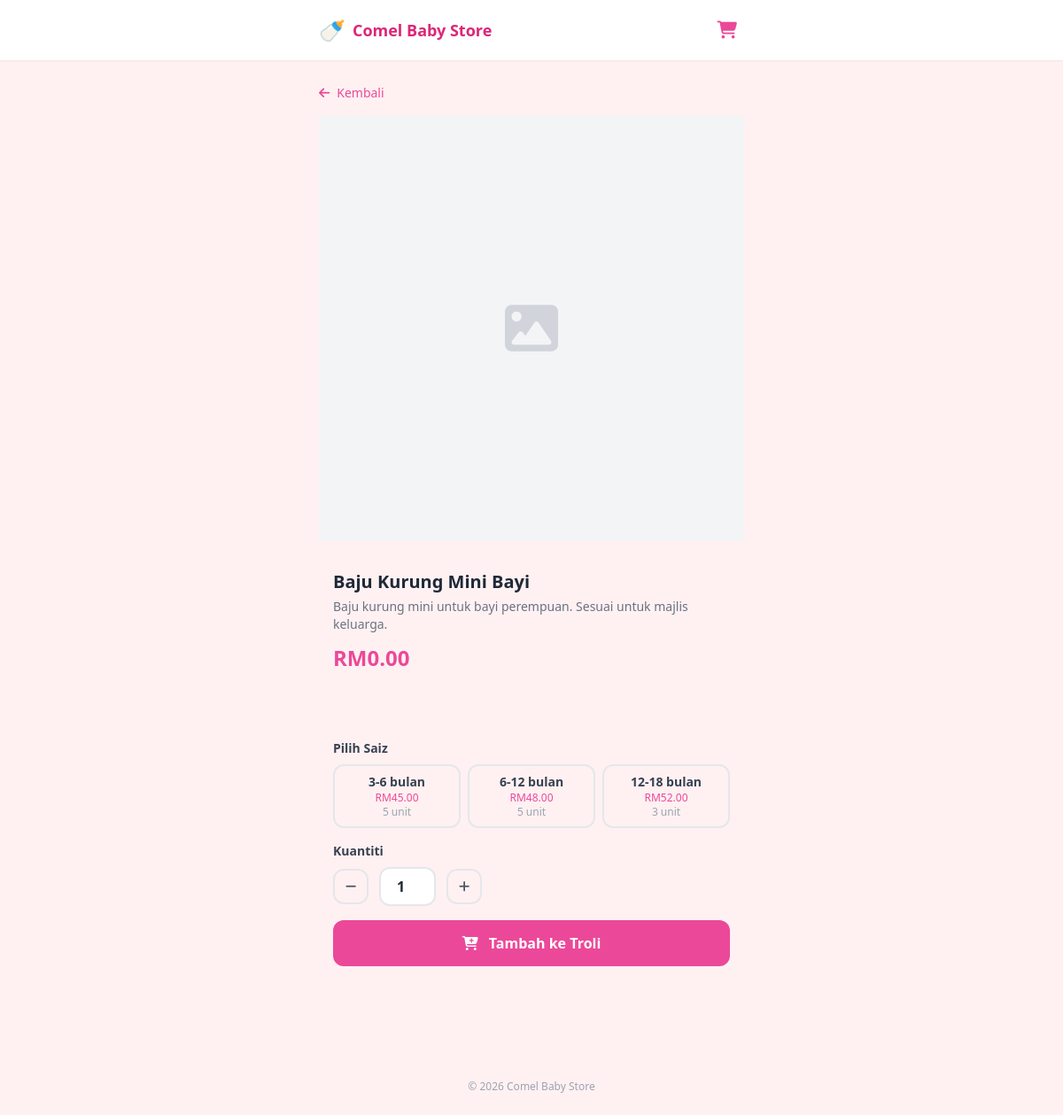
The app's page /product/3 with its own data.
### tables this page shows
CREATE TABLE IF NOT EXISTS `products` (
  `id`          INT(11) UNSIGNED NOT NULL AUTO_INCREMENT,
  `category_id` INT(11) UNSIGNED NOT NULL,
  `name`        VARCHAR(255) NOT NULL,
  `description` TEXT DEFAULT NULL,
  `image`       VARCHAR(255) DEFAULT NULL,
  `price`       DECIMAL(10,2) NOT NULL DEFAULT 0.00,
  `stock`       INT(11) NOT NULL DEFAULT 0,
  `deleted_at`  TIMESTAMP NULL DEFAULT NULL,
  `created_at`  TIMESTAMP NOT NULL DEFAULT CURRENT_TIMESTAMP,
  `updated_at`  TIMESTAMP NOT NULL DEFAULT CURRENT_TIMESTAMP ON UPDATE CURRENT_TIMESTAMP,
  PRIMARY KEY (`id`),
  KEY `idx_products_category` (`category_id`),
  KEY `idx_products_deleted`  (`deleted_at`),
  CONSTRAINT `fk_products_category`
    FOREIGN KEY (`category_id`) REFERENCES `categories` (`id`) ON DELETE RESTRICT ON UPDATE CASCADE
);

CREATE TABLE IF NOT EXISTS `product_sizes` (
  `id`         INT(11) UNSIGNED NOT NULL AUTO_INCREMENT,
  `product_id` INT(11) UNSIGNED NOT NULL,
  `size_label` VARCHAR(50) NOT NULL,
  `price`      DECIMAL(10,2) NOT NULL DEFAULT 0.00,
  `stock`      INT(11) NOT NULL DEFAULT 0,
  PRIMARY KEY (`id`),
  KEY `idx_product_sizes_product` (`product_id`),
  CONSTRAINT `fk_sizes_product`
    FOREIGN KEY (`product_id`) REFERENCES `products` (`id`) ON DELETE CASCADE ON UPDATE CASCADE
);

### src/controllers/ProductController.php (called while the page is built, shortened)
<?php
class ProductController {
    public function show(int $id): void {
        $product = (new Product())->find($id);
        $sizes = [];
        if ($product['category_type'] === 'pakaian') {
            $sizes = (new ProductSize())->forProduct($id);
        }
        view('product/show', [
            'product' => $product,
            'sizes'   => $sizes,
        ], 'public');
    }
}

### src/config/database.php (called while the page is built, shortened)
<?php
function getDB(): PDO {
    static $pdo = null;
    if ($pdo === null) {
        $dsn = sprintf(
            'mysql:host=%s;port=%s;dbname=%s;charset=%s',
            DB_HOST, DB_PORT, DB_NAME, DB_CHARSET
        );
        $options = [
            PDO::ATTR_ERRMODE            => PDO::ERRMODE_EXCEPTION,
            PDO::ATTR_DEFAULT_FETCH_MODE => PDO::FETCH_ASSOC,
            PDO::ATTR_EMULATE_PREPARES   => false,
        ];
        try {
            $pdo = new PDO($dsn, DB_USER, DB_PASS, $options);
        } catch (PDOException $e) {
            http_response_code(500);
            die('Database connection failed. Please try again later.');
        }
    }
    return $pdo;
}

### src/models/Product.php (called while the page is built, shortened)
<?php
class Product {
    private PDO $db;
    public function __construct() {
        $this->db = getDB();
    }
    public function find(int $id): array|false {
        $stmt = $this->db->prepare(
            'SELECT p.*, c.name AS category_name, c.type AS category_type
             FROM products p
             JOIN categories c ON c.id = p.category_id
             WHERE p.id = ?'
        );
        $stmt->execute([$id]);
        return $stmt->fetch();
    }
}

### src/models/ProductSize.php (called while the page is built, shortened)
<?php
class ProductSize {
    private PDO $db;
    public function __construct() {
        $this->db = getDB();
    }
    public function forProduct(int $productId): array {
        $stmt = $this->db->prepare(
            'SELECT * FROM product_sizes WHERE product_id = ? ORDER BY id ASC'
        );
        $stmt->execute([$productId]);
        return $stmt->fetchAll();
    }
}

### src/views/product/show.php (the view, shortened to what this page needs)
<div class="py-2">
    <a href="/category/<?= $product['category_id'] ?>" class="inline-flex items-center gap-2 text-pink-500 text-sm mb-4">
        <i class="fa-solid fa-arrow-left"></i> Kembali
    </a>
    <div class="card overflow-hidden mb-4 aspect-square bg-gray-100">
        <?php if ($product['image']): ?>
            <img src="<?= e($product['image']) ?>" alt="<?= e($product['name']) ?>" class="w-full h-full object-cover">
        <?php else: ?>
            <div class="w-full h-full flex items-center justify-center text-gray-300">
                <i class="fa-solid fa-image text-6xl"></i>
            </div>
        <?php endif; ?>
    </div>
    <div class="card p-4 mb-4">
        <h1 class="text-xl font-bold text-gray-800 mb-1"><?= e($product['name']) ?></h1>
        <?php if ($product['description']): ?>
            <p class="text-gray-500 text-sm mb-3"><?= nl2br(e($product['description'])) ?></p>
        <?php endif; ?>
        <div id="price-display" class="text-2xl font-bold text-pink-500 mb-3">
            RM<?= number_format((float)$product['price'], 2) ?>
        </div>
    </div>
    <form method="POST" action="/cart/add" class="card p-4 space-y-4">
        <?php if ($product['category_type'] === 'pakaian' && !empty($sizes)): ?>
        <div>
            <label class="block text-sm font-semibold text-gray-700 mb-2">Pilih Saiz</label>
            <div class="grid grid-cols-3 gap-2">
                <?php foreach ($sizes as $size): ?>
                <label class="cursor-pointer">
                    <div class="size-btn border-2 border-gray-200 rounded-xl p-2 text-center transition-all
                        <?= (int)$size['stock'] < 1 ? 'opacity-40 cursor-not-allowed' : 'hover:border-pink-400' ?>"
                        <?= (int)$size['stock'] < 1 ? 'data-disabled="1"' : '' ?>>
                        <p class="font-semibold text-sm text-gray-700"><?= e($size['size_label']) ?></p>
                        <p class="text-xs text-pink-500">RM<?= number_format((float)$size['price'], 2) ?></p>
                        <?php if ((int)$size['stock'] < 1): ?>
                            <p class="text-xs text-red-400">Habis</p>
                        <?php else: ?>
                            <p class="text-xs text-gray-400"><?= $size['stock'] ?> unit</p>
                        <?php endif; ?>
                    </div>
                </label>
                <?php endforeach; ?>
            </div>
        </div>
        <?php endif; ?>
        <div>
            <label class="block text-sm font-semibold text-gray-700 mb-2">Kuantiti</label>
            <div class="flex items-center gap-3">
                <button type="button" id="qty-minus"
                    class="w-10 h-10 rounded-xl border-2 border-gray-200 flex items-center justify-center text-gray-600 hover:border-pink-400 active:bg-pink-50">
                    <i class="fa-solid fa-minus text-sm"></i>
                </button>
                <input type="number" name="quantity" id="quantity" value="1" min="1"
                    class="w-16 text-center border-2 border-gray-200 rounded-xl py-2 font-semibold text-gray-800 focus:outline-none focus:border-pink-400">
                <button type="button" id="qty-plus"
                    class="w-10 h-10 rounded-xl border-2 border-gray-200 flex items-center justify-center text-gray-600 hover:border-pink-400 active:bg-pink-50">
                    <i class="fa-solid fa-plus text-sm"></i>
                </button>
            </div>
        </div>
        <button type="submit"
            class="w-full bg-pink-500 hover:bg-pink-600 active:bg-pink-700 text-white font-bold py-3.5 rounded-xl transition-colors text-base">
            <i class="fa-solid fa-cart-plus mr-2"></i> Tambah ke Troli
        </button>
    </form>
</div>

### src/views/layouts/public.php (style rules this page uses)
body { font-family: 'Segoe UI', sans-serif; }
.card { @apply bg-white rounded-2xl shadow-sm border border-gray-100; }

### records on screen
products: name "Baju Kurung Mini Bayi", description "Baju kurung mini untuk bayi perempuan. Sesuai untuk majlis keluarga.", price "0.00"
product_sizes: size_label "3-6 bulan", price "45.00", stock "5"
product_sizes: size_label "6-12 bulan", price "48.00", stock "5"
product_sizes: size_label "12-18 bulan", price "52.00", stock "3"
